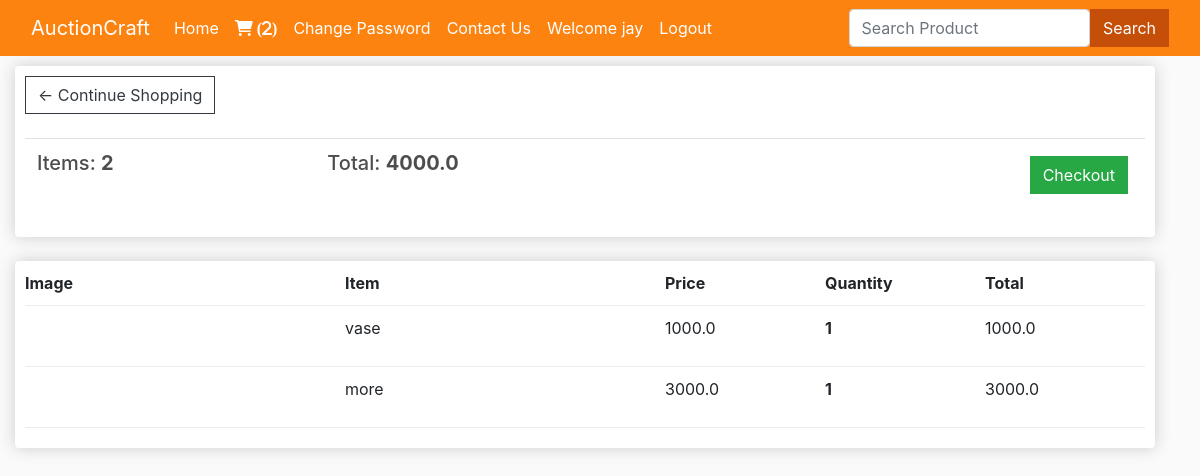
Page /cart/ (signed in) on the earlier database version.
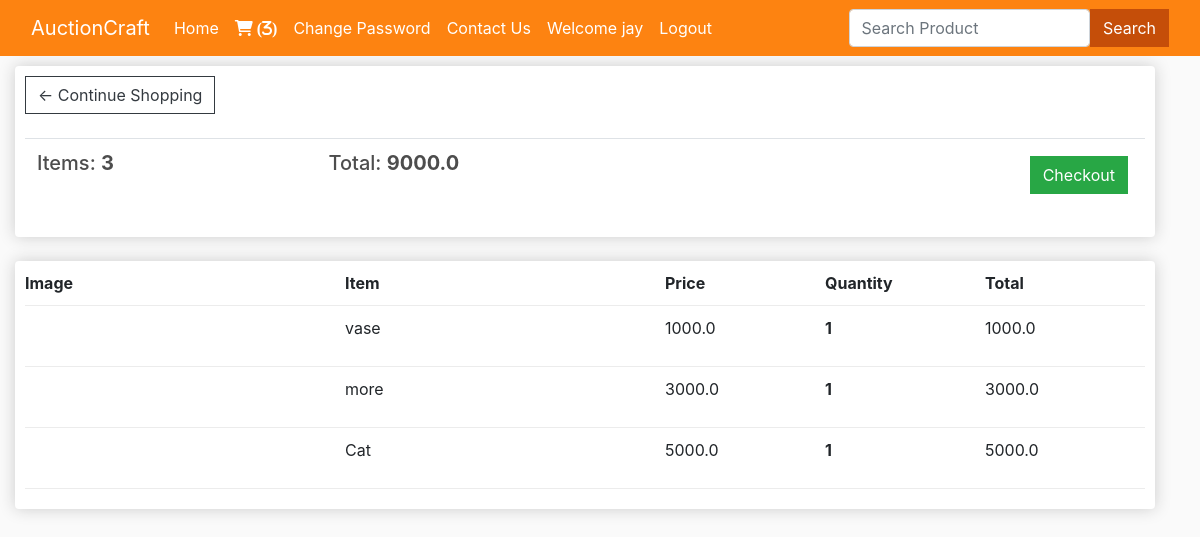
Same page on the later database version.
### users/models.py (models this page shows, shortened)
class Purchase(models.Model):
    customer = models.ForeignKey(Customer, on_delete=models.SET_NULL, null=True)
    date_ordered = models.DateTimeField(default=now)
    complete = models.BooleanField(default=False)
    @property
    def get_cart_total(self):
        orderitems = self.purchaseitem_set.all()
        total = sum([item.get_total for item in orderitems])
        return total
    @property
    def get_cart_items(self):
        orderitems = self.purchaseitem_set.all()
        total = sum([item.quantity for item in orderitems])
        return total

class PurchaseItem(models.Model):
    product = models.ForeignKey(AuctionItem, on_delete=models.SET_NULL, null=True)
    order = models.ForeignKey(Purchase, on_delete=models.SET_NULL, null=True)
    quantity = models.IntegerField(default=0)
    date_added = models.DateTimeField(default=now)
    @property
    def get_total(self):
        total = self.product.price * self.quantity
        return total

class AuctionItem(models.Model):
    seller = models.ForeignKey(User, on_delete=models.CASCADE)
    name = models.CharField(max_length=100)
    price = models.FloatField()
    image = CloudinaryField('image')

### users/views.py (the view, shortened to what this page needs)
# urls.py: path("cart/", views.cart, name="cart"),
def cart(request):
    data = cartData(request)
    items = data['items']
    order = data['order']
    cartItems = data['cartItems']
    try:
        cart = json.loads(request.COOKIES['cart'])
    except:
        cart = {}
    print('Cart:', cart)
    return render(request, "users/cart.html", {'items':items, 'order':order, 'cartItems':cartItems})

### users/inherit.py (called while the page is built)
def cartData(request):
    if request.user.is_authenticated:
        customer = request.user.customer
        order, created = Purchase.objects.get_or_create(customer=customer, complete=False)
        items = order.purchaseitem_set.all()
        cartItems = order.get_cart_items
    else:
        items = []
        order = {'get_cart_total':0, 'get_cart_items':0}
        cartItems = order['get_cart_items']
    return {'cartItems':cartItems, 'items':items, 'order':order}

### users/templates/users/cart.html (shortened to what this page needs)
{% extends 'users/base.html' %}
{% load static %}
{% block body %}
<div class="container-fluid row">
	<div class="col-lg-12">
		<div class="box-element">
			<a href="/" class="btn btn-outline-dark">&#x2190 Continue Shopping</a>
			<br><br>
			<table class="table">
				<tr>
					<th>
						<h5>Items: <strong>{{order.get_cart_items}}</strong></h5>
					</th>
					<th>
						<h5>Total: <strong>{{order.get_cart_total}}</strong></h5>
					</th>
					<th><a href="/checkout/" class="btn btn-success" style="float: right; margin: 5px;">Checkout</a>
					</th>
				</tr>
			</table>
		</div>
		<br>
		<div class="box-element">
			<div class="cart-row">
				<div style="flex: 2;"><strong>Image</strong></div>
				<div style="flex: 2;"><strong>Item</strong></div>
				<div style="flex: 1;"><strong>Price</strong></div>
				<div style="flex: 1;"><strong>Quantity</strong></div>
				<div style="flex: 1;"><strong>Total</strong></div>
			</div>
			{% for item in items %}
			<div class="cart-row">
				<div style="flex: 2;"><img class="row-image" src="{{item.product.image.url}}" alt=""></div>
				<div style="flex: 2;">{{item.product.name}}</div>
				<div style="flex: 1;">{{item.product.price}}</div>
				<div style="flex: 1;">
					<p class="quantity">{{item.quantity}}</p>
					<div class="quantity">
					</div>
				</div>
				<div style="flex: 1;">{{item.get_total}}</div>
			</div>
			{% endfor %}
		</div>
	</div>
</div>
{% endblock %}

### users/templates/users/base.html (shortened to what this page needs)
{% load static %}
<!DOCTYPE html>
<html lang="en">
<head>
	<link rel="stylesheet" href="https://cdnjs.cloudflare.com/ajax/libs/font-awesome/6.0.0/css/all.min.css"
>
	<link rel="stylesheet" href="https://cdn.jsdelivr.net/npm/bootstrap@4.6.2/dist/css/bootstrap.min.css"
>
	{% block style %}
	<link rel="stylesheet" type="text/css" href="{% static 'css/base.css' %}">
	{% endblock style %}
</head>
<body>
	<nav class="navbar navbar-expand-lg navbar-dark sticky-top">
		<div class="container-fluid">
			<a class="navbar-brand" href="/">AuctionCraft</a>
			<div class="collapse navbar-collapse" id="navbarSupportedContent">
				<div class="w-75">
					<ul class="navbar-nav me-auto mb-2 mb-lg-0">
						<li class="nav-item">
							<a class="nav-link active" aria-current="page" href="/">Home</a>
						</li>
						{% if request.user.is_authenticated %}
						<li class="nav-item">
							<a class="nav-link active" aria-current="page" href="/cart/"><span
									class=" fa fa-shopping-cart"> ({{cartItems}})</span></a>
						</li>
						<li class="nav-item">
							<a class="nav-link active" href="/change_password/">Change Password</a>
						</li>
						<li class="nav-item">
							<a class="nav-link active" href="/loggedin_contact/">Contact Us</a>
						</li>
						{% endif %}
						{% if not request.user.is_authenticated %}
						<li class="nav-item">
							<a class="nav-link active" aria-current="page" href="/register/">Register</a>
						</li>
						<li class="nav-item">
							<a class="nav-link active" aria-current="page" href="/login/">Login</a>
						</li>
						<li class="nav-item">
							<a class="nav-link active" href="/contact/">Contact Us</a>
						</li>
						{% else %}
						<li class="nav-item">
							<a class="nav-link user active" aria-current="page" href="#">Welcome
								{{request.user}}</a>
						</li>
						<li class="nav-item">
							<a class="nav-link active" aria-current="page" href="/logout/">Logout</a>
						</li>
						{% endif %}
					</ul>
				</div>
				<form class="d-flex" method="POST" action="/search/"> {% csrf_token %}
					<input class="form-control me-2" type="search" name="search" placeholder="Search Product"
						aria-label="Search">
					<button href="/search/" class="btn" style="background-color: #c54e09; color: white;" type="submit">Search</button>
				</form>
			</div>
		</div>
	</nav>
	{% block body %}
	{% endblock %}
</body>
</html>

Differences in the rows shown:
computed for Purchase: get_cart_items "2" → "3"; get_cart_total "4000.0" → "9000.0"
added PurchaseItem: product.name "Cat", product.price "5000.0", quantity "1", get_total "5000.0"
Other differences:
{{ cartItems }}: "2" → "3"
